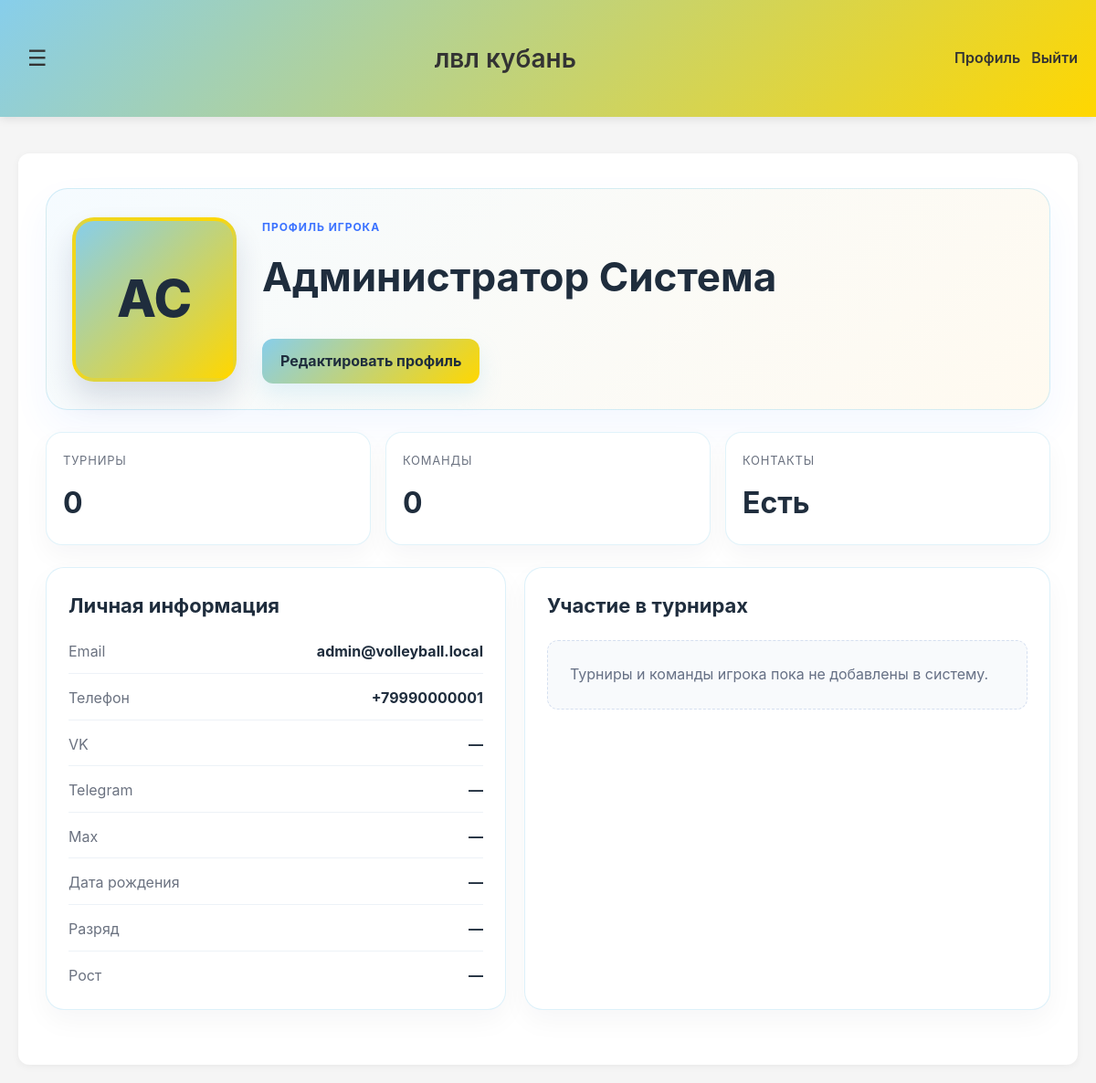
The page /accounts/profile/ (signed in) on the database its author committed.
### accounts/models.py (models this page shows, shortened)
class User(AbstractUser):
    username = None
    email = models.EmailField('Email', unique=True)
    full_name = models.CharField('ФИО', max_length=255)
    phone = models.CharField('Телефон', max_length=50, blank=True)
    vk = models.CharField('VK', max_length=255, blank=True)
    telegram = models.CharField('Telegram', max_length=255, blank=True)
    max = models.CharField('Max', max_length=255, blank=True)
    height = models.PositiveSmallIntegerField('Рост', null=True, blank=True)
    photo = models.ImageField('Фото', upload_to='users/', blank=True, null=True)
    birth_date = models.DateField('Дата рождения', null=True, blank=True)
    rank = models.CharField('Разряд', max_length=100, blank=True)
    USERNAME_FIELD = 'email'
    REQUIRED_FIELDS = ['full_name']
    objects = UserManager()
    class Meta:
        verbose_name = 'Пользователь'
        verbose_name_plural = 'Пользователи'
    @property
    def initials(self):
        if not self.full_name:
            return self.email[:2].upper() if self.email else 'U'
        parts = self.full_name.strip().split()
        if len(parts) >= 2:
            return (parts[0][0] + parts[-1][0]).upper()
        return self.full_name[:2].upper()

### accounts/views.py (the view)
# urls.py: path('profile/', views.profile_view, name='profile'),
@login_required
def profile_view(request):
    context = _build_profile_context(request.user)
    context['is_own_profile'] = True
    return render(request, 'accounts/profile.html', context)

### accounts/views.py (called while the page is built, shortened)
def _build_profile_context(user):
    player = Player.objects.filter(full_name__iexact=user.full_name).first()
    roster_players = []
    if player:
        roster_players = (
            TournamentRosterPlayer.objects.filter(player=player)
            .select_related('roster__team', 'roster__tournament')
            .order_by('-roster__tournament__created_at')
        )
    participation = []
    seen = set()
    return {
        'user': user,
        'player': player,
        'tournaments_count': len({item['tournament'] for item in participation}),
        'teams_count': len({item['team'] for item in participation}),
        'participation': participation,
        'is_own_profile': False,
    }

### accounts/templates/accounts/profile.html (shortened to what this page needs)
{% extends 'tournament/base.html' %}
{% block content %}
<div class="profile-page">
    <div class="profile-header">
        <div class="profile-avatar-wrap">
            {% if user.photo %}
                <img src="{{ user.photo.url }}" alt="{{ user.full_name }}" class="profile-avatar">
            {% else %}
                <div class="profile-avatar profile-avatar-fallback">{{ user.initials }}</div>
            {% endif %}
        </div>
        <div class="profile-main-info">
            <span class="eyebrow">Профиль игрока</span>
            <h1>{{ user.full_name|default:user.email }}</h1>
            <div class="profile-actions">
                {% if is_own_profile %}
                    <a href="{% url 'accounts:profile_edit' %}" class="btn btn-primary">Редактировать профиль</a>
                {% endif %}
            </div>
        </div>
    </div>
    <div class="stats-grid">
        <div class="stat-card">
            <span class="stat-label">Турниры</span>
            <strong>{{ tournaments_count }}</strong>
        </div>
        <div class="stat-card">
            <span class="stat-label">Команды</span>
            <strong>{{ teams_count }}</strong>
        </div>
        <div class="stat-card">
            <span class="stat-label">Контакты</span>
            <strong>{% if user.phone or user.vk or user.telegram or user.max %}Есть{% else %}Нет{% endif %}</strong>
        </div>
    </div>
    <div class="profile-grid">
        <div class="panel">
            <h3>Личная информация</h3>
            <div class="info-list">
                <div><span>Email</span><strong>{{ user.email }}</strong></div>
                <div><span>Телефон</span><strong>{{ user.phone|default:'—' }}</strong></div>
                <div><span>VK</span><strong>{{ user.vk|default:'—' }}</strong></div>
                <div><span>Telegram</span><strong>{{ user.telegram|default:'—' }}</strong></div>
                <div><span>Max</span><strong>{{ user.max|default:'—' }}</strong></div>
                <div><span>Дата рождения</span><strong>{{ user.birth_date|default:'—' }}</strong></div>
                <div><span>Разряд</span><strong>{{ user.rank|default:'—' }}</strong></div>
                <div><span>Рост</span><strong>{{ user.height|default:'—' }}</strong></div>
            </div>
        </div>
        <div class="panel">
            <h3>Участие в турнирах</h3>
            {% if participation %}
                <div class="results-list">
                    {% for item in participation %}
                        <div class="result-item">
                            <div class="result-topline">
                                <span class="result-tag">Турнир</span>
                                <strong>{{ item.tournament.name }}</strong>
                            </div>
                            <div class="result-meta">
                                <span>{{ item.team.name }}</span>
                                <span>{{ item.tournament.get_gender_display }}</span>
                            </div>
                        </div>
                    {% endfor %}
                </div>
            {% else %}
                <div class="empty-state">Турниры и команды игрока пока не добавлены в систему.</div>
            {% endif %}
        </div>
    </div>
</div>
{% endblock %}

### tournament/templates/tournament/base.html (style rules this page uses)
* { margin: 0; padding: 0; box-sizing: border-box; }
body { font-family: -apple-system, BlinkMacSystemFont, 'Segoe UI', Roboto, 'Helvetica Neue', Arial, sans-serif; background: #f5f5f5; color: #333; line-height: 1.6; }
.content h3 { color: #ffb700; margin-top: 30px; margin-bottom: 15px; font-size: 20px; }

### accounts/templates/accounts/profile.html (style rules this page uses)
.profile-page { display: grid; gap: 24px; padding: 8px 0 30px; }
.profile-header { display: flex; gap: 28px; align-items: center; background: linear-gradient(135deg, #f5fbff 0%, #fffaf0 100%); border: 1px solid rgba(135, 206, 235, 0.35); border-radius: 24px; padding: 28px; box-shadow: 0 18px 40px rgba(59, 114, 255, 0.06); }
.profile-avatar-wrap { flex-shrink: 0; }
.profile-avatar { width: 180px; height: 180px; object-fit: cover; border-radius: 24px; border: 4px solid rgba(255, 215, 0, 0.7); box-shadow: 0 18px 32px rgba(23, 37, 84, 0.14); background: #edf3ff; }
.profile-avatar-fallback { display: flex; align-items: center; justify-content: center; font-size: 56px; font-weight: 800; color: #1f2d3d; background: linear-gradient(135deg, #87CEEB 0%, #FFD700 100%); }
.profile-main-info { flex: 1; }
.eyebrow { display: inline-block; margin-bottom: 10px; font-size: 12px; text-transform: uppercase; letter-spacing: 0.08em; font-weight: 700; color: #3b72ff; }
.profile-main-info h1 { margin: 0; font-size: clamp(30px, 4vw, 44px); color: #1f2d3d; }
.profile-actions { margin-top: 18px; }
.btn { display: inline-flex; align-items: center; justify-content: center; padding: 12px 20px; border-radius: 12px; text-decoration: none; font-weight: 700; transition: transform 0.2s ease; }
.btn-primary { background: linear-gradient(135deg, #87CEEB 0%, #FFD700 100%); color: #1f2d3d; box-shadow: 0 12px 24px rgba(135, 206, 235, 0.22); }
.stats-grid { display: grid; grid-template-columns: repeat(auto-fit, minmax(180px, 1fr)); gap: 16px; }
.stat-card { background: white; border-radius: 18px; border: 1px solid rgba(135, 206, 235, 0.25); padding: 20px 18px; box-shadow: 0 12px 28px rgba(15, 23, 42, 0.04); }
.stat-label { display: block; color: #6b7280; font-size: 13px; margin-bottom: 10px; text-transform: uppercase; letter-spacing: 0.06em; }
.stat-card strong { font-size: 32px; color: #1f2d3d; }
.profile-grid { display: grid; grid-template-columns: 1.05fr 1.2fr; gap: 20px; }
.panel { background: white; border: 1px solid rgba(135, 206, 235, 0.28); border-radius: 20px; padding: 24px; box-shadow: 0 12px 30px rgba(15, 23, 42, 0.04); }
.panel h3 { margin: 0 0 20px; color: #1f2d3d; font-size: 22px; }
.info-list { display: grid; gap: 14px; }
.info-list div { display: flex; justify-content: space-between; gap: 18px; padding-bottom: 10px; border-bottom: 1px solid #edf2f7; }
.info-list div:last-child { border-bottom: none; padding-bottom: 0; }
.info-list span { color: #6b7280; }
.info-list strong { color: #1f2d3d; text-align: right; }
.empty-state { color: #667085; background: #f8fafc; border: 1px dashed #d5dff0; padding: 24px; border-radius: 12px; }

### rows shown on the page
User: initials "АС", full_name "Администратор Система", email "admin@volleyball.local", phone "+79990000001", vk "—", telegram "—", max "—", birth_date "—", rank "—", height "—"

### other values the page prints
{{ tournaments_count }} "0"
{{ teams_count }} "0"
